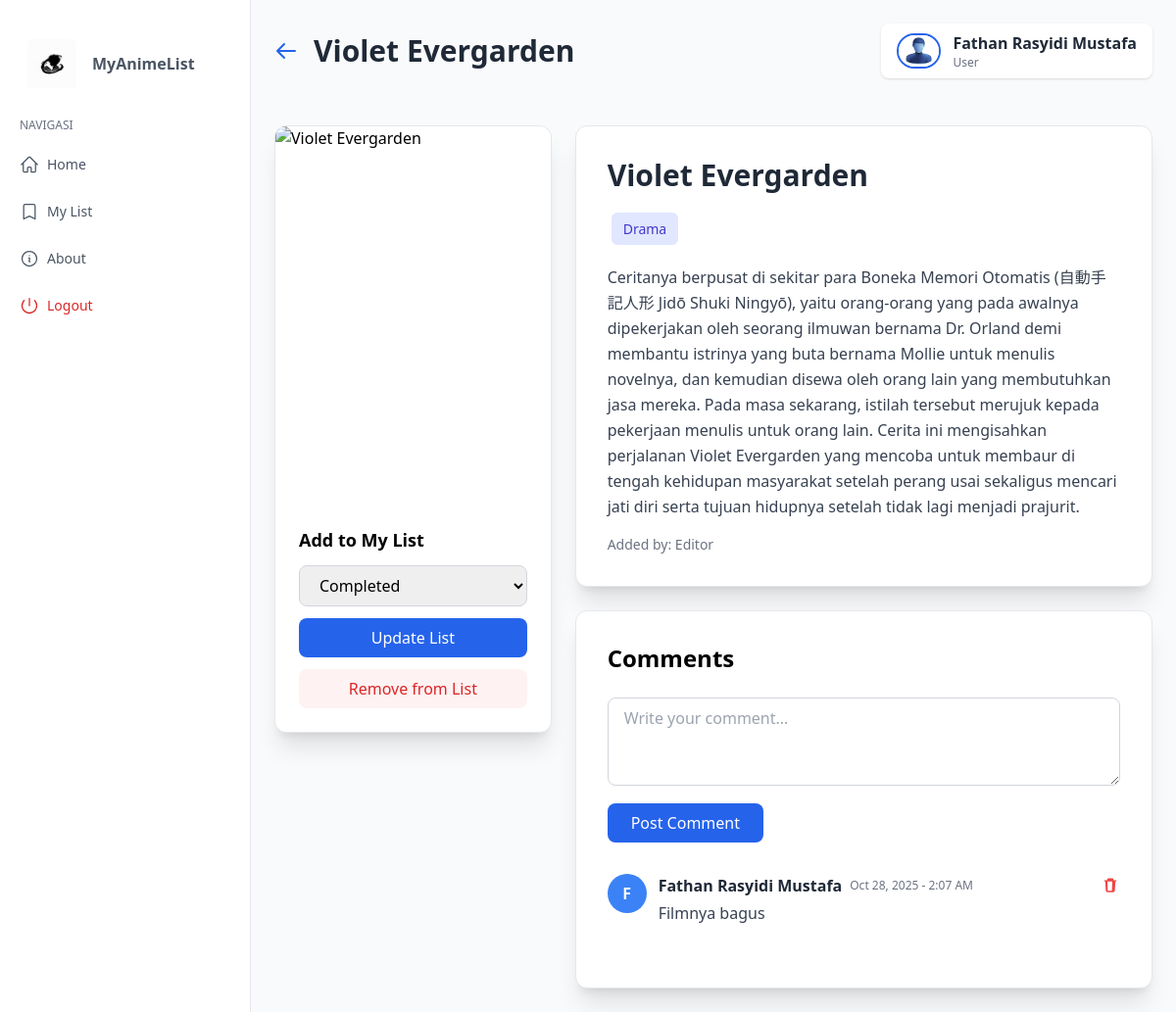
The page /public/article.php?id=11 (signed in) on the database its author committed.
### tables this page shows
CREATE TABLE IF NOT EXISTS `anime` (
  `id` int NOT NULL AUTO_INCREMENT,
  `title` varchar(255) NOT NULL DEFAULT '',
  `synopsis` text NOT NULL,
  `genre` varchar(255) NOT NULL DEFAULT '',
  `image` longblob NOT NULL,
  `added_by` int NOT NULL,
  PRIMARY KEY (`id`),
  KEY `FK_anime_users` (`added_by`),
  CONSTRAINT `FK_anime_users` FOREIGN KEY (`added_by`) REFERENCES `users` (`id`)
);

CREATE TABLE IF NOT EXISTS `user_anime_list` (
  `id` int NOT NULL AUTO_INCREMENT,
  `user_id` int NOT NULL,
  `anime_id` int NOT NULL,
  `status` enum('Watching','Completed','Plan to Watch','Dropped') DEFAULT NULL,
  PRIMARY KEY (`id`),
  KEY `FK_user_anime_list_users` (`user_id`),
  KEY `FK_user_anime_list_anime` (`anime_id`),
  CONSTRAINT `FK_user_anime_list_anime` FOREIGN KEY (`anime_id`) REFERENCES `anime` (`id`) ON DELETE CASCADE,
  CONSTRAINT `FK_user_anime_list_users` FOREIGN KEY (`user_id`) REFERENCES `users` (`id`) ON DELETE CASCADE
);

CREATE TABLE IF NOT EXISTS `users` (
  `id` int NOT NULL AUTO_INCREMENT,
  `name` varchar(255) NOT NULL DEFAULT '',
  `email` varchar(255) NOT NULL DEFAULT '',
  `password` varchar(255) NOT NULL DEFAULT '',
  `role` enum('admin','editor','user') NOT NULL,
  PRIMARY KEY (`id`),
  UNIQUE KEY `email` (`email`)
);

CREATE TABLE IF NOT EXISTS `comment` (
  `id` int NOT NULL AUTO_INCREMENT,
  `user_id` int NOT NULL,
  `anime_id` int NOT NULL,
  `comment_text` text NOT NULL,
  `created` timestamp NOT NULL,
  PRIMARY KEY (`id`),
  KEY `FK_comment_users` (`user_id`),
  KEY `FK_comment_anime` (`anime_id`),
  CONSTRAINT `FK_comment_anime` FOREIGN KEY (`anime_id`) REFERENCES `anime` (`id`) ON DELETE CASCADE,
  CONSTRAINT `FK_comment_users` FOREIGN KEY (`user_id`) REFERENCES `users` (`id`)
);

### app/anime_manager.php (called while the page is built, shortened)
<?php
function get_anime(mysqli $db, int $anime_id): ?array
{
    $result = mysqli_query($db, "SELECT a.*, u.name AS added_by_name FROM anime a LEFT JOIN users u ON a.added_by = u.id WHERE a.id = $anime_id");
    return mysqli_fetch_assoc($result);
}
function get_user_list_entry(mysqli $db, int $user_id, int $anime_id): ?array
{
    $result = mysqli_query($db, "SELECT * FROM user_anime_list WHERE user_id = $user_id AND anime_id = $anime_id");
    return mysqli_fetch_assoc($result);
}

### app/comment_manager.php (called while the page is built, shortened)
<?php
function get_comments(mysqli $db, int $anime_id): array {
    $items = [];
    $sql = "SELECT c.*, u.name FROM comment c JOIN users u ON c.user_id = u.id WHERE c.anime_id = $anime_id ORDER BY c.created DESC";
    $query = mysqli_query($db, $sql);
    while ($row = mysqli_fetch_assoc($query)) {
        $items[] = $row;
    }
    return $items;
}

### public/article.php (the view, shortened to what this page needs)
<?php
include '../app/db.php';
include '../app/anime_manager.php';
include '../app/comment_manager.php';
$user_type = $_SESSION['usertype'] ?? 'user';
$profile_target = $user_type === 'admin' ? 'admin/dashboard.php' : '';
$user_id = (int)($_SESSION['id_user'] ?? 0);
$anime_id = isset($_GET['id']) ? (int)$_GET['id'] : 0;
$edit_mode = isset($_GET['edit']);
$anime = null;
$user_list = null;
$comments = [];
if ($anime_id > 0) {
    $anime = get_anime($connect, $anime_id);
    $user_list = get_user_list_entry($connect, $user_id, $anime_id);
    $comments = get_comments($connect, $anime_id);
}
?>
<!DOCTYPE html>
<html lang="en">
<head>
    <script src="https://cdn.tailwindcss.com"></script>
</head>
<body>
    <?php include 'navbar.php'; ?>
    <main class="ml-64 min-h-screen bg-gray-50">
        <header class="p-6 flex justify-between items-center">
            <div class="flex items-center gap-4">
                <a href="home.php" class="text-blue-600 hover:text-blue-800">
                    <svg xmlns="http://www.w3.org/2000/svg" class="w-6 h-6" fill="none" viewBox="0 0 24 24" stroke="currentColor">
                        <path stroke-linecap="round" stroke-linejoin="round" stroke-width="2" d="M10 19l-7-7m0 0l7-7m-7 7h18" />
                    </svg>
                </a>
                <h1 class="text-3xl font-bold text-gray-800">
                    <?php
                    if ($anime_id === 0) {
                        echo 'Add New Anime';
                    } elseif ($edit_mode) {
                        echo 'Edit Anime';
                    } elseif ($anime) {
                        echo htmlspecialchars($anime['title']);
                    } else {
                        echo 'Anime Detail';
                    }
                    ?>
                </h1>
            </div>
            <div class="flex items-center">
                <?php if ($profile_target): ?>
                <a href="<?php echo $profile_target; ?>" class="flex items-center gap-3 bg-white px-4 py-2 rounded-lg shadow hover:shadow-md transition">
                    <img src="../assets/images/user.jpeg" alt="Profile" width="45" height="45" class="rounded-full border-2" style="border-color: #2563eb;">
                    <div>
                        <p class="font-semibold text-gray-800 mb-0"><?php echo htmlspecialchars($_SESSION['login'] ?? 'User'); ?></p>
                        <p class="text-xs text-gray-500 mb-0"><?php echo ucfirst($user_type); ?></p>
                    </div>
                </a>
                <?php else: ?>
                <div class="flex items-center gap-3 bg-white px-4 py-2 rounded-lg shadow">
                    <img src="../assets/images/user.jpeg" alt="Profile" width="45" height="45" class="rounded-full border-2" style="border-color: #2563eb;">
                    <div>
                        <p class="font-semibold text-gray-800 mb-0"><?php echo htmlspecialchars($_SESSION['login'] ?? 'User'); ?></p>
                        <p class="text-xs text-gray-500 mb-0"><?php echo ucfirst($user_type); ?></p>
                    </div>
                </div>
                <?php endif; ?>
            </div>
        </header>
        <div class="p-6">
            <?php if ($anime_id === 0 || $edit_mode): ?>
                <?php if ($user_type == 'admin' || $user_type == 'editor'): ?>
                <section class="bg-white border border-gray-200 rounded-xl shadow-xl p-8 mb-8">
                    <form method="POST" enctype="multipart/form-data" class="grid grid-cols-1 gap-6">
                        <div>
                            <label class="block text-sm font-medium text-gray-700 mb-2">Title *</label>
                            <input type="text" name="title" required value="<?php echo $anime ? htmlspecialchars($anime['title']) : ''; ?>" class="w-full px-4 py-2 border border-gray-300 rounded-lg focus:ring-2 focus:ring-blue-500 focus:border-transparent">
                        </div>
                        <div>
                            <label class="block text-sm font-medium text-gray-700 mb-2">Synopsis *</label>
                            <textarea name="synopsis" rows="6" required class="w-full px-4 py-2 border border-gray-300 rounded-lg focus:ring-2 focus:ring-blue-500 focus:border-transparent"><?php echo $anime ? htmlspecialchars($anime['synopsis']) : ''; ?></textarea>
                        </div>
                        <div>
                            <label class="block text-sm font-medium text-gray-700 mb-2">Genre (comma separated)</label>
                            <input type="text" name="genre" value="<?php echo $anime ? htmlspecialchars($anime['genre']) : ''; ?>" placeholder="Action, Adventure, Fantasy" class="w-full px-4 py-2 border border-gray-300 rounded-lg focus:ring-2 focus:ring-blue-500 focus:border-transparent">
                        </div>
                        <div>
                            <label class="block text-sm font-medium text-gray-700 mb-2">Cover Image <?php echo $anime_id > 0 ? '' : '*'; ?></label>
                            <?php if ($anime && !empty($anime['image'])): ?>
                            <div class="mb-3">
                                <img src="image.php?id=<?php echo $anime['id']; ?>" alt="Current cover" class="w-48 h-64 object-cover rounded border">
                                <p class="text-sm text-gray-500 mt-2">Current image saved in database</p>
                            </div>
                            <?php endif; ?>
                            <input type="file" name="image_upload" accept="image/*" <?php echo $anime_id === 0 ? 'required' : ''; ?> class="w-full px-4 py-2 border border-gray-300 rounded-lg">
                            <p class="text-sm text-gray-500 mt-1">Allowed: JPG, JPEG, PNG, GIF, WEBP (Max 16MB)</p>
                        </div>
                        <div class="flex gap-3">
                            <button type="submit" name="save_anime" class="bg-blue-600 hover:bg-blue-700 text-white px-6 py-3 rounded-lg font-medium">
                                <?php echo $anime_id > 0 ? 'Update Anime' : 'Add Anime'; ?>
                            </button>
                            <a href="<?php echo $anime_id > 0 ? 'article.php?id=' . $anime_id : 'home.php'; ?>" class="bg-gray-200 hover:bg-gray-300 text-gray-800 px-6 py-3 rounded-lg font-medium">Cancel</a>
                        </div>
                    </form>
                </section>
                <?php else: ?>
                <div class="bg-yellow-100 border border-yellow-300 text-yellow-800 px-4 py-3 rounded">Only admin or editor can manage anime.</div>
                <?php endif; ?>
            <?php elseif ($anime): ?>
                <section class="grid grid-cols-1 lg:grid-cols-3 gap-6">
                    <div class="lg:col-span-1">
                        <div class="bg-white border border-gray-200 rounded-xl shadow-xl overflow-hidden">
                            <?php if (!empty($anime['image'])): ?>
                                <img src="image.php?id=<?php echo $anime['id']; ?>" alt="<?php echo htmlspecialchars($anime['title']); ?>" class="w-full h-96 object-cover">
                            <?php else: ?>
                                <div class="w-full h-96 bg-gradient-to-br from-blue-500 to-purple-600 flex items-center justify-center">
                                    <span class="text-white text-2xl font-bold text-center px-6"><?php echo htmlspecialchars($anime['title']); ?></span>
                                </div>
                            <?php endif; ?>
                            <div class="p-6">
                                <h3 class="font-bold text-lg mb-3">Add to My List</h3>
                                <form method="POST" class="mb-3">
                                    <select name="status" class="w-full px-4 py-2 border border-gray-300 rounded-lg">
                                        <option value="Completed" <?php echo ($user_list && $user_list['status'] == 'Completed') ? 'selected' : ''; ?>>Completed</option>
                                    </select>
                                    <button type="submit" name="add_to_list" class="w-full mt-3 bg-blue-600 hover:bg-blue-700 text-white py-2 rounded-lg font-medium">
                                        <?php echo $user_list ? 'Update List' : 'Add to List'; ?>
                                    </button>
                                </form>
                                <?php if ($user_list): ?>
                                <a href="?id=<?php echo $anime_id; ?>&remove_from_list=1" class="block w-full text-center bg-red-50 hover:bg-red-100 text-red-600 py-2 rounded-lg font-medium">
                                    Remove from List
                                </a>
                                <?php endif; ?>
                            </div>
                        </div>
                    </div>
                    <div class="lg:col-span-2 space-y-6">
                        <section class="bg-white border border-gray-200 rounded-xl shadow-xl p-8">
                            <h2 class="text-3xl font-bold text-gray-800 mb-4"><?php echo htmlspecialchars($anime['title']); ?></h2>
                            <?php if (!empty($anime['genre'])): ?>
                            <div class="mb-4">
                                <?php foreach (explode(',', $anime['genre']) as $genre): $genre = trim($genre); if ($genre === '') continue; ?>
                                    <span class="genre-badge"><?php echo htmlspecialchars($genre); ?></span>
                                <?php endforeach; ?>
                            </div>
                            <?php endif; ?>
                            <p class="text-gray-700 leading-relaxed mb-4"><?php echo nl2br(htmlspecialchars($anime['synopsis'])); ?></p>
                            <p class="text-sm text-gray-500">Added by: <?php echo htmlspecialchars($anime['added_by_name'] ?? 'Unknown'); ?></p>
                        </section>
                        <section class="bg-white border border-gray-200 rounded-xl shadow-xl p-8">
                            <h3 class="text-2xl font-bold mb-6">Comments</h3>
                            <form method="POST" class="mb-8">
                                <textarea name="comment_text" rows="3" required placeholder="Write your comment..." class="w-full px-4 py-2 border border-gray-300 rounded-lg focus:ring-2 focus:ring-blue-500 focus:border-transparent mb-3"></textarea>
                                <button type="submit" name="add_comment" class="bg-blue-600 hover:bg-blue-700 text-white px-6 py-2 rounded-lg font-medium">Post Comment</button>
                            </form>
                            <?php if (count($comments) > 0): ?>
                                <?php foreach ($comments as $comment): ?>
                                <div class="border-b border-gray-200 pb-4 mb-4 last:border-0">
                                    <div class="flex items-start gap-3">
                                        <div class="w-10 h-10 bg-blue-500 rounded-full flex items-center justify-center text-white font-bold"><?php echo strtoupper(substr($comment['name'], 0, 1)); ?></div>
                                        <div class="flex-1">
                                            <div class="flex items-center justify-between mb-1">
                                                <div class="flex items-center gap-2">
                                                    <span class="font-semibold text-gray-800"><?php echo htmlspecialchars($comment['name']); ?></span>
                                                    <span class="text-xs text-gray-500"><?php echo date('M j, Y - g:i A', strtotime($comment['created'])); ?></span>
                                                </div>
                                                <?php if ($user_type === 'admin' || (int)$comment['user_id'] === $user_id): ?>
                                                <a href="?id=<?php echo $anime_id; ?>&delete_comment=<?php echo $comment['id']; ?>" onclick="return confirm('Delete this comment?')" class="text-red-500 hover:text-red-600" title="Hapus komentar" aria-label="Hapus komentar">
                                                </a>
                                                <?php endif; ?>
                                            </div>
                                            <p class="text-gray-700"><?php echo nl2br(htmlspecialchars($comment['comment_text'])); ?></p>
                                        </div>
                                    </div>
                                </div>
                                <?php endforeach; ?>
                            <?php else: ?>
                                <p class="text-gray-500 text-center py-6">No comments yet. Be the first to comment!</p>
                            <?php endif; ?>
                        </section>
                    </div>
                </section>
            <?php else: ?>
                <div class="bg-white border border-gray-200 rounded-xl shadow-xl p-8 text-center text-gray-600">Anime not found.</div>
            <?php endif; ?>
        </div>
    </main>
</body>
</html>

### public/article.php (style rules this page uses)
body { background-color: #f3f4f6; }
.genre-badge { display: inline-block; padding: 6px 12px; border-radius: 6px; font-size: 0.875rem; margin: 4px; background-color: #e0e7ff; color: #4338ca; font-weight: 500; }

### rows shown on the page
anime: title "Violet Evergarden", genre "Drama", synopsis "Ceritanya berpusat di sekitar para Boneka Memori Otomatis (自動手記人形 Jidō Shuki Ningyō), yaitu orang-orang yang pada awalnya dipekerjakan oleh seorang ilmuwan bernama Dr. Orland demi membantu istrinya yang buta bernama Mollie untuk menulis novelnya, dan kemudian disewa oleh orang lain yang membutuhkan jasa mereka. Pada masa sekarang, istilah tersebut merujuk kepada pekerjaan menulis untuk orang lain. Cerita ini mengisahkan perjalanan Violet Evergarden yang mencoba untuk membaur di tengah kehidupan masyarakat setelah perang usai sekaligus mencari jati diri serta tujuan hidupnya setelah tidak lagi menjadi prajurit.", added_by.name "Editor"
user_anime_list: status "Completed"
comment: user.name "F", user.name "Fathan Rasyidi Mustafa", created "Oct 28, 2025 - 2:07 AM", comment_text "Filmnya bagus"

### other values the page prints
$_SESSION['login'] "Fathan Rasyidi Mustafa"
$user_type "User"
